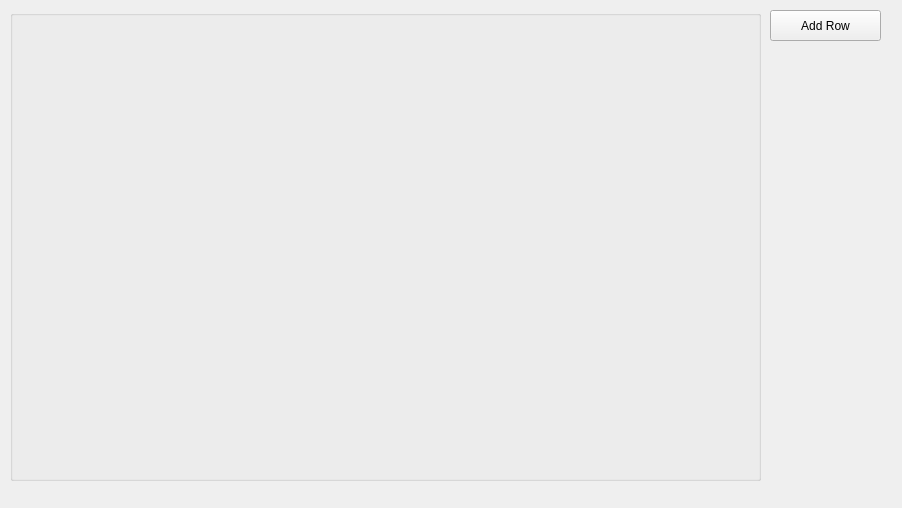
<?xml version="1.0" encoding="UTF-8"?>
<ui version="4.0">
 <class>SampleMain</class>
 <widget class="QMainWindow" name="SampleMain">
  <property name="geometry">
   <rect>
    <x>0</x>
    <y>0</y>
    <width>902</width>
    <height>508</height>
   </rect>
  </property>
  <property name="minimumSize">
   <size>
    <width>0</width>
    <height>0</height>
   </size>
  </property>
  <property name="windowTitle">
   <string>Ran Auto</string>
  </property>
  <widget class="QWidget" name="centralwidget">
   <widget class="QGroupBox" name="grpTable">
    <property name="geometry">
     <rect>
      <x>10</x>
      <y>10</y>
      <width>751</width>
      <height>471</height>
     </rect>
    </property>
    <property name="title">
     <string/>
    </property>
   </widget>
   <widget class="QPushButton" name="btnAddRow">
    <property name="geometry">
     <rect>
      <x>770</x>
      <y>10</y>
      <width>111</width>
      <height>31</height>
     </rect>
    </property>
    <property name="text">
     <string>Add Row</string>
    </property>
   </widget>
  </widget>
  <action name="actionSave">
   <property name="text">
    <string>Save</string>
   </property>
   <property name="shortcut">
    <string>Ctrl+S</string>
   </property>
  </action>
  <action name="actionLoad">
   <property name="text">
    <string>Load</string>
   </property>
   <property name="shortcut">
    <string>Ctrl+O</string>
   </property>
  </action>
  <action name="actionExit">
   <property name="text">
    <string>Exit</string>
   </property>
  </action>
  <action name="actionClear">
   <property name="text">
    <string>Clear</string>
   </property>
  </action>
  <action name="actionSaveAs">
   <property name="text">
    <string>Save as</string>
   </property>
  </action>
  <action name="actionSaveAs">
   <property name="text">
    <string>Save As</string>
   </property>
  </action>
  <action name="actionNew">
   <property name="text">
    <string>New</string>
   </property>
   <property name="shortcut">
    <string>Ctrl+N</string>
   </property>
  </action>
  <action name="actionSkill_Tool">
   <property name="text">
    <string>Skill Tool</string>
   </property>
   <property name="shortcut">
    <string>Alt+S</string>
   </property>
  </action>
 </widget>
 <resources/>
 <connections/>
</ui>
